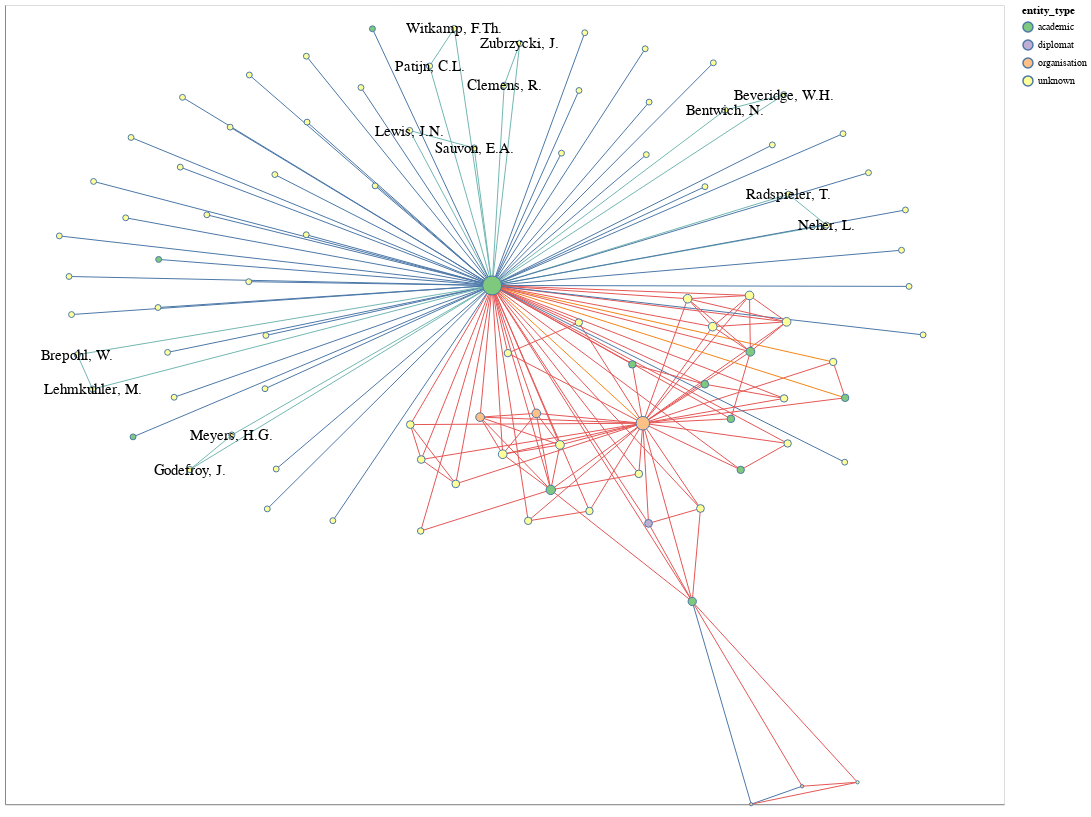

The code cell stored with this chart in its notebook:
### Code cell
pos = nx.spring_layout(graph)

            
chart = nxa.draw_networkx(
    G=graph,
    pos=pos,
    node_size="centrality",
    node_color='entity_type',
    edge_color='community',
    cmap='accent',
    node_tooltip=['name', 'centrality', "community"],
    node_label='label'
)

chart.configure_view(width=1000, height=800, )

### Figure 1 — Vega-Lite specification as saved in the notebook (floating-point values rounded to 4 significant figures; data arrays with more than 128 entries replaced by an {"elided": "..."} marker saying what was removed)
{"config": {"view": {"continuousWidth": 400, "continuousHeight": 300, "height": 800, "width": 1000}}, "layer": [{"data": {"name": "data-49b4c0034210f69a2ab8834f1d815241"}, "mark": {"type": "line", "opacity": 1, "strokeWidth": 1}, "encoding": {"color": {"type": "nominal", "field": "community", "legend": null}, "detail": {"type": "quantitative", "field": "edge"}, "x": {"type": "quantitative", "axis": {"grid": false, "labels": false, "ticks": false, "title": ""}, "field": "x"}, "y": {"type": "quantitative", "axis": {"grid": false, "labels": false, "ticks": false, "title": ""}, "field": "y"}}}, {"data": {"name": "data-1929c63af74265ccbb7638fed4310078"}, "mark": {"type": "point", "opacity": 1, "strokeWidth": 1.0}, "encoding": {"fill": {"type": "nominal", "field": "entity_type", "scale": {"scheme": "accent"}}, "size": {"type": "quantitative", "field": "centrality", "legend": null}, "tooltip": [{"type": "nominal", "field": "name"}, {"type": "quantitative", "field": "centrality"}, {"type": "nominal", "field": "community"}], "x": {"type": "quantitative", "axis": {"grid": false, "labels": false, "ticks": false}, "field": "x"}, "y": {"type": "quantitative", "axis": {"grid": false, "labels": false, "ticks": false}, "field": "y"}}}, {"data": {"name": "data-1929c63af74265ccbb7638fed4310078"}, "mark": {"type": "text", "baseline": "middle", "fill": "black", "size": 15}, "encoding": {"text": {"type": "nominal", "field": "label"}, "x": {"type": "quantitative", "axis": {"grid": false, "labels": false, "ticks": false}, "field": "x"}, "y": {"type": "quantitative", "axis": {"grid": false, "labels": false, "ticks": false}, "field": "y"}}}], "$schema": "https://vega.github.io/schema/vega-lite/v4.8.1.json", "datasets": {"data-49b4c0034210f69a2ab8834f1d815241": {"elided": "340 records"}, "data-1929c63af74265ccbb7638fed4310078": [{"label": "", "x": 0.1662, "centrality": 0.6293, "name": "REMP", "entity_type": "organisation", "community": "REMP", "y": -0.2373}, {"label": "", "x": 0.3948, "centrality": 0.1764, "name": "Wander, H.", "entity_type": "unknown", "community": "REMP", "y": -0.1146}, {"label": "", "x": 0.4092, "centrality": 0.1764, "name": "Bouman, P.J.", "entity_type": "academic", "community": "REMP", "y": -0.1865}, {"label": "", "x": -0.01486, "centrality": 1.25, "name": "Beijer, G.", "entity_type": "academic", "community": "CEM/REMP", "y": 0.03851}, {"label": "", "x": 0.2354, "centrality": 0.1976, "name": "Citroen, H.A.", "entity_type": "unknown", "community": "REMP", "y": -0.408}, {"label": "", "x": 0.2255, "centrality": 0.2267, "name": "Groenman, Sj.", "entity_type": "academic", "community": "REMP", "y": -0.5942}, {"label": "", "x": 0.173, "centrality": 0.1976, "name": "Rappard, W.E.", "entity_type": "diplomat", "community": "REMP", "y": -0.4378}, {"label": "", "x": 0.2837, "centrality": 0.1764, "name": "Edding, F.", "entity_type": "academic", "community": "REMP", "y": -0.3307}, {"label": "", "x": 0.3401, "centrality": 0.1764, "name": "Salin, E.", "entity_type": "unknown", "community": "REMP", "y": -0.2778}, {"label": "", "x": 0.1536, "centrality": 0.1777, "name": "Oudegeest, J.J.", "entity_type": "academic", "community": "REMP", "y": -0.1195}, {"label": "", "x": 0.2406, "centrality": 0.1917, "name": "Sauvy, A.", "entity_type": "academic", "community": "REMP", "y": -0.1592}, {"label": "", "x": 0.3359, "centrality": 0.1777, "name": "Brink, van den , T.", "entity_type": "unknown", "community": "REMP", "y": -0.1876}, {"label": "", "x": 0.272, "centrality": 0.1837, "name": "Gadolin, de, A.", "entity_type": "academic", "community": "REMP", "y": -0.2286}, {"label": "", "x": 0.2954, "centrality": 0.2619, "name": "Zeegers, G.H.L.", "entity_type": "academic", "community": "REMP", "y": -0.09412}, {"label": "", "x": 0.03819, "centrality": 0.2511, "name": "HWvanLoon Fellowship, NL regering", "entity_type": "organisation", "community": "REMP", "y": -0.2175}, {"label": "", "x": -0.02929, "centrality": 0.2511, "name": "Institute of International Education", "entity_type": "organisation", "community": "REMP", "y": -0.2251}, {"label": "", "x": -0.002168, "centrality": 0.2511, "name": "Petersen, W.", "entity_type": "unknown", "community": "REMP", "y": -0.2994}, {"label": "", "x": 0.05561, "centrality": 0.2943, "name": "Hofstee, E.W.", "entity_type": "academic", "community": "REMP", "y": -0.3707}, {"label": "", "x": 0.06661, "centrality": 0.2511, "name": "Davis, K.", "entity_type": "unknown", "community": "REMP", "y": -0.2807}, {"label": "", "x": 0.1614, "centrality": 0.1865, "name": "Glass, D.V.", "entity_type": "unknown", "community": "REMP", "y": -0.3386}, {"label": "", "x": -0.4154, "centrality": 0.1072, "name": "Mackenroth, G.", "entity_type": "academic", "community": "ICEM", "y": 0.09063}, {"label": "", "x": 0.1737, "centrality": 0.1072, "name": "Nixon, J.W.", "entity_type": "unknown", "community": "ICEM", "y": 0.4056}, {"label": "", "x": 0.02843, "centrality": 0.1764, "name": "Lannes, X.", "entity_type": "unknown", "community": "REMP", "y": -0.4328}, {"label": "", "x": 0.1021, "centrality": 0.1764, "name": "Mill, van, A.N.", "entity_type": "unknown", "community": "REMP", "y": -0.413}, {"label": "", "x": 0.2509, "centrality": 0.1072, "name": "Mast, van der, W.", "entity_type": "unknown", "community": "ICEM", "y": 0.4843}, {"label": "", "x": -0.4936, "centrality": 0.1072, "name": "Glinstra Bleeker, van, R.J.P.", "entity_type": "unknown", "community": "ICEM", "y": 0.2467}, {"label": "", "x": -0.4047, "centrality": 0.1072, "name": "Sjollema, B.Ch.", "entity_type": "unknown", "community": "ICEM", "y": -0.09544}, {"label": "", "x": -0.2849, "centrality": 0.1072, "name": "MacKay, M.C.J.", "entity_type": "unknown", "community": "ICEM", "y": -0.4088}, {"label": "", "x": -0.3072, "centrality": 0.1072, "name": "Dorpema, H.", "entity_type": "unknown", "community": "ICEM", "y": 0.04609}, {"label": "Bentwich, N.", "x": 0.2648, "centrality": 0.1173, "name": "Bentwich, N.", "entity_type": "unknown", "community": "rest", "y": 0.3895}, {"label": "Beveridge, W.H.", "x": 0.3355, "centrality": 0.1173, "name": "Beveridge, W.H.", "entity_type": "unknown", "community": "rest", "y": 0.4204}, {"label": "", "x": -0.05853, "centrality": 0.1946, "name": "Bastos de Avila, F.", "entity_type": "unknown", "community": "REMP", "y": -0.3588}, {"label": "", "x": -0.1001, "centrality": 0.1946, "name": "Camillo de Oliveira, A.", "entity_type": "unknown", "community": "REMP", "y": -0.31}, {"label": "", "x": -0.1131, "centrality": 0.1946, "name": "Isaac, J.", "entity_type": "unknown", "community": "REMP", "y": -0.24}, {"label": "", "x": -0.3575, "centrality": 0.1072, "name": "Peltier, R.", "entity_type": "unknown", "community": "ICEM", "y": 0.1799}, {"label": "", "x": -0.1007, "centrality": 0.1325, "name": "Brink, van den, T", "entity_type": "unknown", "community": "REMP", "y": -0.4531}, {"label": "Meyers, H.G.", "x": -0.3275, "centrality": 0.1173, "name": "Meyers, H.G.", "entity_type": "unknown", "community": "rest", "y": -0.2609}, {"label": "Godefroy, J.", "x": -0.3778, "centrality": 0.1173, "name": "Godefroy, J.", "entity_type": "unknown", "community": "rest", "y": -0.3301}, {"label": "Radspieler, T.", "x": 0.3412, "centrality": 0.1173, "name": "Radspieler, T.", "entity_type": "unknown", "community": "rest", "y": 0.2211}, {"label": "", "x": -0.2866, "centrality": 0.1072, "name": "Weinberg, A.A.W.", "entity_type": "unknown", "community": "ICEM", "y": -0.06156}, {"label": "", "x": 0.4859, "centrality": 0.1072, "name": "Schmitz, J.P.G.", "entity_type": "unknown", "community": "ICEM", "y": 0.03662}, {"label": "", "x": 0.4769, "centrality": 0.1072, "name": "Beld, van den, C.A.", "entity_type": "unknown", "community": "ICEM", "y": 0.109}, {"label": "", "x": -0.4486, "centrality": 0.1072, "name": "Hyrenius, H.", "entity_type": "unknown", "community": "ICEM", "y": 0.3348}, {"label": "", "x": -0.238, "centrality": 0.1072, "name": "Mannoni, E.", "entity_type": "unknown", "community": "ICEM", "y": 0.4975}, {"label": "", "x": -0.5347, "centrality": 0.1072, "name": "Belshaw, H.", "entity_type": "unknown", "community": "ICEM", "y": 0.1377}, {"label": "", "x": -0.4162, "centrality": 0.1072, "name": "Olsson, B.", "entity_type": "unknown", "community": "ICEM", "y": -0.00563}, {"label": "", "x": 0.06846, "centrality": 0.1072, "name": "Geyl, W.F.", "entity_type": "unknown", "community": "ICEM", "y": 0.3034}, {"label": "", "x": 0.08926, "centrality": 0.1764, "name": "Steigenga, W.", "entity_type": "unknown", "community": "REMP", "y": -0.0357}, {"label": "", "x": 0.004054, "centrality": 0.1764, "name": "Ipsen, G.", "entity_type": "unknown", "community": "REMP", "y": -0.09695}, {"label": "Brepohl, W.", "x": -0.5131, "centrality": 0.1173, "name": "Brepohl, W.", "entity_type": "unknown", "community": "rest", "y": -0.1002}, {"label": "Lehmkuhler, M.", "x": -0.4948, "centrality": 0.1173, "name": "Lehmkuhler, M.", "entity_type": "unknown", "community": "rest", "y": -0.169}, {"label": "", "x": -0.2758, "centrality": 0.1072, "name": "Borrie, W.D.", "entity_type": "unknown", "community": "ICEM", "y": 0.2605}, {"label": "Lewis, J.N.", "x": -0.1139, "centrality": 0.1173, "name": "Lewis, J.N.", "entity_type": "unknown", "community": "rest", "y": 0.3487}, {"label": "Sauvon, E.A.", "x": -0.03638, "centrality": 0.1173, "name": "Sauvon, E.A.", "entity_type": "unknown", "community": "rest", "y": 0.3137}, {"label": "", "x": 0.4372, "centrality": 0.1072, "name": "Maris, A.", "entity_type": "unknown", "community": "ICEM", "y": 0.2642}, {"label": "", "x": 0.3217, "centrality": 0.1072, "name": "Pressat, R.", "entity_type": "unknown", "community": "ICEM", "y": 0.3199}, {"label": "", "x": 0.4087, "centrality": 0.1072, "name": "Lyon, A.V.", "entity_type": "unknown", "community": "ICEM", "y": -0.3153}, {"label": "Neher, L.", "x": 0.3868, "centrality": 0.1173, "name": "Neher, L.", "entity_type": "unknown", "community": "rest", "y": 0.1593}, {"label": "", "x": 0.09643, "centrality": 0.1072, "name": "Herberle, R.", "entity_type": "unknown", "community": "ICEM", "y": 0.5444}, {"label": "", "x": -0.3968, "centrality": 0.1072, "name": "Starr, M.", "entity_type": "unknown", "community": "ICEM", "y": -0.1853}, {"label": "", "x": -0.455, "centrality": 0.1072, "name": "Reid, I.D.A.", "entity_type": "unknown", "community": "ICEM", "y": 0.174}, {"label": "", "x": -0.4462, "centrality": 0.1072, "name": "Appleyard, R.T.", "entity_type": "academic", "community": "ICEM", "y": -0.2646}, {"label": "", "x": 0.1704, "centrality": 0.1072, "name": "Timlin, M.F.", "entity_type": "unknown", "community": "ICEM", "y": 0.3004}, {"label": "Zubrzycki, J.", "x": 0.01835, "centrality": 0.1173, "name": "Zubrzycki, J.", "entity_type": "unknown", "community": "rest", "y": 0.5231}, {"label": "Clemens, R.", "x": -0.00034, "centrality": 0.1173, "name": "Clemens, R.", "entity_type": "unknown", "community": "rest", "y": 0.4393}, {"label": "", "x": 0.2501, "centrality": 0.2474, "name": "Verwey-Jonker, H.", "entity_type": "unknown", "community": "REMP", "y": -0.04396}, {"label": "", "x": 0.3389, "centrality": 0.2474, "name": "Brackel, P.O.M.", "entity_type": "unknown", "community": "REMP", "y": -0.03436}, {"label": "", "x": 0.22, "centrality": 0.2474, "name": "Klompe, M.", "entity_type": "unknown", "community": "REMP", "y": 0.01197}, {"label": "", "x": 0.2943, "centrality": 0.2474, "name": "Verkade, W.", "entity_type": "unknown", "community": "REMP", "y": 0.01853}, {"label": "Witkamp, F.Th.", "x": -0.06031, "centrality": 0.1173, "name": "Witkamp, F.Th.", "entity_type": "unknown", "community": "rest", "y": 0.553}, {"label": "Patijn, C.L.", "x": -0.09001, "centrality": 0.1173, "name": "Patijn, C.L.", "entity_type": "unknown", "community": "rest", "y": 0.4777}, {"label": "", "x": 0.4067, "centrality": 0.1072, "name": "Witkamp, T.", "entity_type": "unknown", "community": "ICEM", "y": 0.3424}, {"label": "", "x": -0.1586, "centrality": 0.1072, "name": "Gottmann, J.", "entity_type": "academic", "community": "ICEM", "y": 0.5524}, {"label": "", "x": -0.3868, "centrality": 0.1072, "name": "Balhana, A.Pilatti", "entity_type": "unknown", "community": "ICEM", "y": 0.4151}, {"label": "", "x": -0.3895, "centrality": 0.1072, "name": "Cidor, H.A.", "entity_type": "unknown", "community": "ICEM", "y": 0.2754}, {"label": "", "x": -0.2742, "centrality": 0.1072, "name": "Wentholt, R.", "entity_type": "unknown", "community": "ICEM", "y": -0.329}, {"label": "", "x": 0.4816, "centrality": 0.1072, "name": "Rosenfield, H.N.", "entity_type": "unknown", "community": "ICEM", "y": 0.1897}, {"label": "", "x": 0.3575, "centrality": 0.02572, "name": "RCE", "entity_type": "organisation", "community": "REMP", "y": -0.964}, {"label": "", "x": 0.2963, "centrality": 0.02369, "name": "ICEM", "entity_type": "organisation", "community": "ICEM", "y": -1.0}, {"label": "", "x": 0.424, "centrality": 0.02369, "name": "Hofstede, B.P.", "entity_type": "unknown", "community": "REMP", "y": -0.9561}, {"label": "", "x": -0.1554, "centrality": 0.1072, "name": "Witcover, J.", "entity_type": "unknown", "community": "ICEM", "y": 0.2379}, {"label": "", "x": -0.3295, "centrality": 0.1072, "name": "Orleans, L.A.", "entity_type": "unknown", "community": "ICEM", "y": 0.3555}, {"label": "", "x": 0.169, "centrality": 0.1072, "name": "Kraak, J.H.", "entity_type": "unknown", "community": "ICEM", "y": 0.5123}, {"label": "", "x": -0.2382, "centrality": 0.1072, "name": "Richardson, A.", "entity_type": "unknown", "community": "ICEM", "y": 0.1401}, {"label": "", "x": -0.1724, "centrality": 0.1072, "name": "Hack, H.", "entity_type": "unknown", "community": "ICEM", "y": 0.4348}, {"label": "", "x": -0.2371, "centrality": 0.1072, "name": "Rubin, E.", "entity_type": "unknown", "community": "ICEM", "y": 0.3656}, {"label": "", "x": -0.5231, "centrality": 0.1072, "name": "Luckham, B.", "entity_type": "unknown", "community": "ICEM", "y": 0.05646}, {"label": "", "x": -0.2877, "centrality": 0.1072, "name": "Mol, J.J.", "entity_type": "unknown", "community": "ICEM", "y": -0.1682}, {"label": "", "x": -0.3065, "centrality": 0.1072, "name": "Fagley, R.", "entity_type": "unknown", "community": "ICEM", "y": 0.4599}, {"label": "", "x": 0.5028, "centrality": 0.1072, "name": "Price, C.A.", "entity_type": "unknown", "community": "ICEM", "y": -0.0604}, {"label": "", "x": -0.5201, "centrality": 0.1072, "name": "Rees, E.", "entity_type": "unknown", "community": "ICEM", "y": -0.01972}, {"label": "", "x": -0.2062, "centrality": 0.1072, "name": "Paulson, B.", "entity_type": "unknown", "community": "ICEM", "y": -0.4324}, {"label": "", "x": 0.08949, "centrality": 0.1072, "name": "Heyn, H.", "entity_type": "unknown", "community": "ICEM", "y": 0.4288}, {"label": "", "x": 0.2408, "centrality": 0.1072, "name": "Putten, v.d., A.", "entity_type": "unknown", "community": "ICEM", "y": 0.2363}]}}
